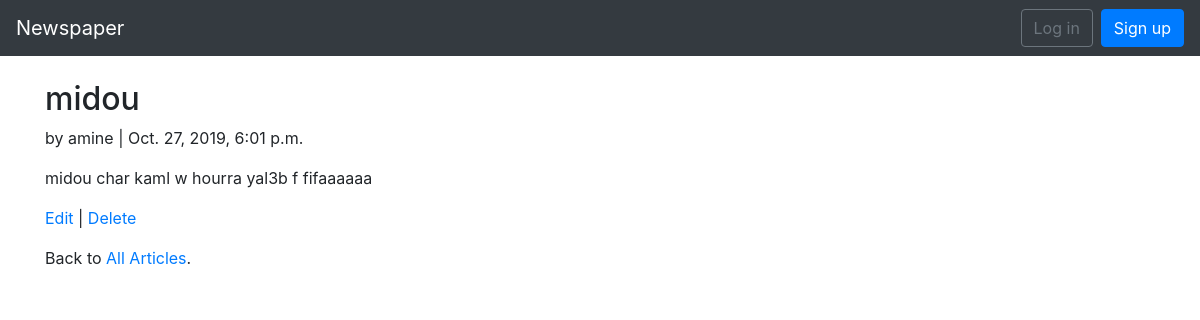
The app's page /articles/3/ with its own data.
### articles/models.py (models this page shows, shortened)
class Article(models.Model):
    title = models.CharField(max_length=255)
    body = models.TextField()
    date = models.DateTimeField(auto_now_add=True)
    author = models.ForeignKey(
        settings.AUTH_USER_MODEL,
        on_delete=models.CASCADE,
    )

### users/models.py (models this page shows)
class CustomUser(AbstractUser):
    age = models.PositiveIntegerField(default=0)

### articles/views.py (the view)
# urls.py: path('<int:pk>/',views.ArticleDetailView.as_view(), name='article_detail'),
class ArticleDetailView(DetailView):
    model = models.Article
    template_name = 'article_detail.html'
    login_url = 'login'

### templates/article_detail.html (shortened to what this page needs)
<!DOCTYPE html>
<html lang="en">
<head>
</head>
<body>
{% extends 'base.html' %}
{% block content %}
<div class="article-entry">
    <h2>{{ object.title }}</h2>
    <p>by {{ object.author }} | {{ object.date }}</p>
    <p>{{ object.body }}</p>
</div>
<p><a href="{% url 'article_edit' article.pk %}">Edit</a> | <a href="{% url 'article_delete' article.pk %}">Delete</a></p>
<p>Back to <a href="{% url 'article_list' %}">All Articles</a>.</p>
{% endblock content %}

### records on screen
Article: title "midou", author "amine", date "Oct. 27, 2019, 6:01 p.m.", body "midou char kaml w hourra yal3b f fifaaaaaa"
